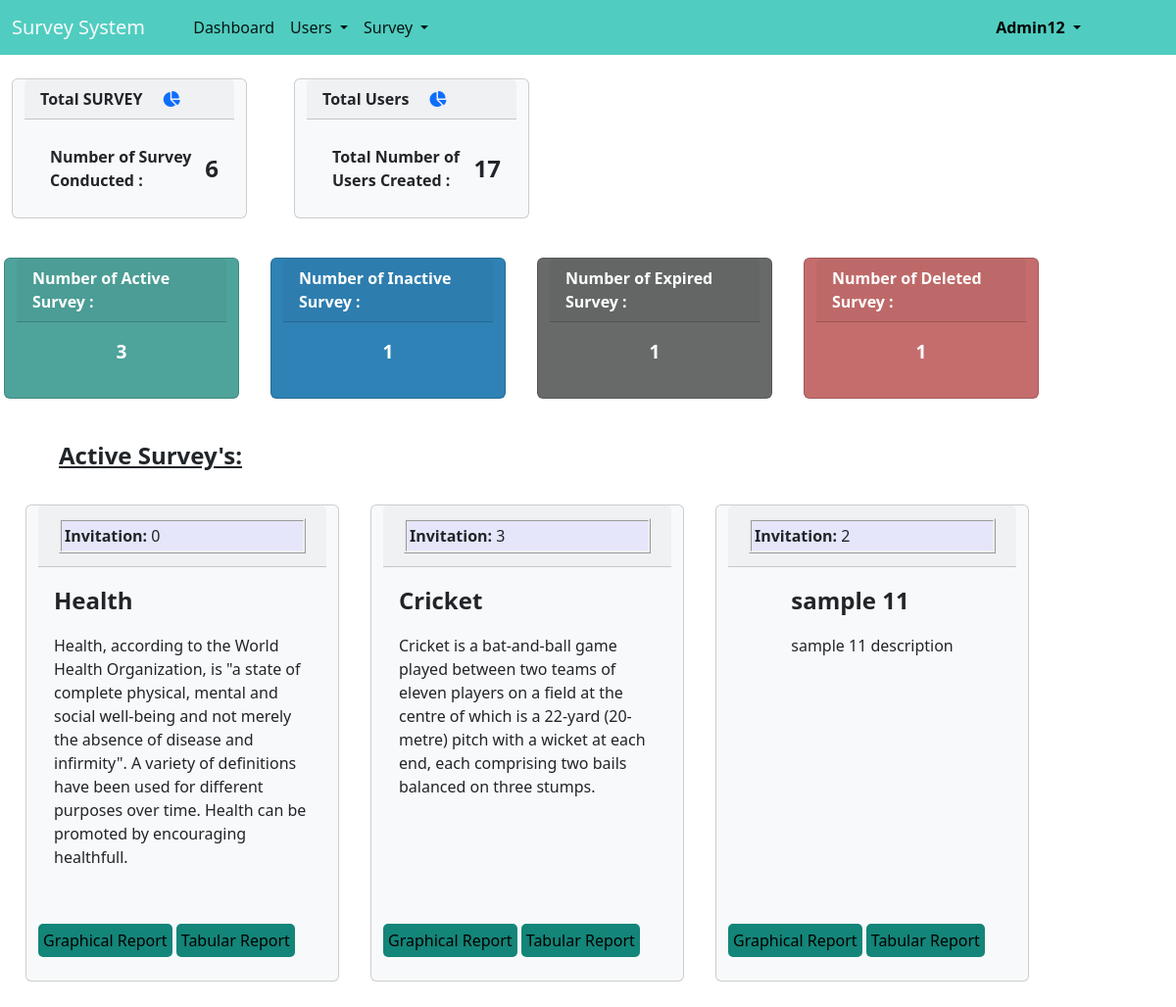
Screenshot of /dashboard.php (signed in) with the database file from the repository.
### tables this page shows
CREATE TABLE `survey` (
  `Survey_id` int(10) NOT NULL,
  `Survey_title` varchar(20) NOT NULL,
  `Survey_description` longtext NOT NULL,
  `Survey_Category` enum('Education','Sports','Health','Academics','Finance','Not Defined') NOT NULL DEFAULT 'Not Defined',
  `Survey_Created_By` varchar(20) NOT NULL,
  `survey_start_Date` date NOT NULL,
  `survey_end_date` date NOT NULL,
  `survey_created_date` date NOT NULL DEFAULT current_timestamp(),
  `modified_by` int(10) DEFAULT NULL,
  `modified_date` date DEFAULT NULL,
  `survey_status` enum('Active','InActive','Expired','Deleted') NOT NULL
);

### controller/dashboard_controller.php (called while the page is built, shortened)
<?php
class dashboard
{
    public function __construct()
    {
        $db = new db;
        $this->conn = $db->conn;
    }
    public function surveyinfo($user_id)
    {
        if ($_SESSION['user_type'] == 'Admin') {
            $result = $this->conn->query("SELECT COUNT(DISTINCT u.user_id) AS 'totaluser', count(survey.`Survey_id`) AS 'total', SUM(survey.survey_status = 'Active') AS 'Activestatus',SUM(survey.survey_status = 'InActive') AS 'inactivestatus',SUM(survey.survey_status = 'Expired') AS 'expiredstatus',SUM(survey.survey_status = 'Deleted') AS 'deletedstatus' FROM users AS u LEFT JOIN survey  on u.user_id =survey.Survey_Created_By");
            return $res = mysqli_fetch_array($result);
        }
    }
    public function active_survey($user_id = null)
    {
        $arr[] = "`survey_status`='Active'";
        $where1 = implode("&&", $arr);
        $result = $this->conn->query("SELECT * FROM `survey` WHERE $where1");
        return $result;
    }
    public function invite_count($survey_id)
    {
        return $result = $this->conn->query("SELECT COUNT(invitation_email) AS num FROM invitation WHERE Survey_id='$survey_id'");
    }
}

### configuration/connection.php (called while the page is built, shortened)
<?php
class db
{
    public function __construct()
    {
        $con = new mysqli(DB_HOST, DB_USER, DB_PASSWORD, DB_DATABASE);
        $this->conn = $con;
    }
}
?>

### dashboard.php (the view, shortened to what this page needs)
<?php
include 'Templets/navbar.php';
include 'configuration/connection.php';
include 'controller/dashboard_controller.php';
$dash = new dashboard;
$res = $dash->surveyinfo($_SESSION['id']);
?>
<div class="row">
    <div class="card totalsurvey bg-light m-4" style="max-width: 15rem;font-weight:bold;">
        <div class="card-header"><b>Total SURVEY </b>
            <a href="../report/totalsurvey.php"><i class="fa-solid fa-chart-pie mx-3" title="Total Survey"></i></a>
        </div>
        <div class="card-body d-flex align-items-center justify-content-center">
            <p style="margin:10px;"> Number of Survey Conducted :</p>
            <p style="font-size: x-large;margin-bottom: inherit;"><b>
                    <?= $res['total']; ?></label>
                </b></p>
        </div>
    </div>
    <?php if ($_SESSION['user_type'] == 'Admin') {
        ?>
        <div class="card totaluser bg-light m-4" style="max-width: 15rem;font-weight: bold;">
            <div class="card-header"><b>Total Users </b>
                <a href="../report/totaluser.php"><i class="fa-solid fa-chart-pie mx-3" title="Total Users"></i></a>
            </div>
            <div class="card-body d-flex align-items-center justify-content-center">
                <p style="margin:10px;"> Total Number of Users Created :</p>
                <p style="font-size: x-large;margin-bottom: inherit;"><b>
                        <?= $res['totaluser']; ?></label>
                    </b></p>
            </div>
        </div>
        <?php
    }
    ?>
</div>
<div class="row">
    <div class="card activesurvey mb-3 m-3 text-white " style="max-width: 15rem;">
        <div class="card-header"><b>Number of Active Survey :</b></div>
        <div class="card-body d-flex align-items-center justify-content-center">
            <p style="text-align:center ; font-size: larger;"><b>
                    <?= $res['Activestatus']; ?></label>
                </b></p>
        </div>
    </div>
    <div class="card inactivesurvey mb-3 m-3 text-white" style="max-width: 15rem;">
        <div class="card-header"><b>Number of Inactive Survey :</b></div>
        <div class="card-body d-flex align-items-center justify-content-center">
            <p style="text-align:center ; font-size: larger;"><b>
                    <?= $res['inactivestatus']; ?></label>
                </b></p>
        </div>
    </div>
    <div class="card expiredsurvey mb-3 m-3 text-white" style="max-width: 15rem;">
        <div class="card-header"><b>Number of Expired Survey :</b></div>
        <div class="card-body d-flex align-items-center justify-content-center">
            <p style="text-align:center ; font-size: larger;"><b><?= $res['expiredstatus']; ?></label></b></p>
        </div>
    </div>
    <div class="card deletedsurvey mb-3 m-3 text-white" style="max-width: 15rem;">
        <div class="card-header"><b>Number of Deleted Survey :</b></div>
        <div class="card-body d-flex align-items-center justify-content-center">
            <p style="text-align:center ; font-size: larger;"><b>
                    <?= $res['deletedstatus']; ?></label>
                </b></p>
        </div>
    </div>
</div>
<p style="font-weight:bolder;font-size:x-large;margin-left:5%;"><u>Active Survey's:</u></p>
<div class="row" style="margin:10px;">
    <?php
    $result = $dash->active_survey($_SESSION['id']);
    if (mysqli_num_rows($result) > 0) {
        while ($arr = mysqli_fetch_assoc($result)):
            $inviteresult = $dash->invite_count($arr['Survey_id']);
            while ($res = mysqli_fetch_assoc($inviteresult)):
                ?>
                <div class="card bg-light  m-3" style="max-width: 20rem;;">
                    <div class="card-header">
                        <div style="border:ridge;margin:5px;padding:3px; background-color: lavender;">
                            <b> Invitation: </b>
                            <?=@$res['num']; ?>
                        </div>
                    </div>
                    <div class="card-body d-flex  justify-content-center">
                        <div>
                            <p style="font-size:1.5em ;"><b><?=@$arr['Survey_title']; ?></b></p>
                            <p>
                                <?=@$arr['Survey_description']; ?>
                            </p>
                            <br>
                        </div>
                    </div>
                    <div style="margin-bottom: inherit;">
                        <a href="../report/graph.php?sid=<?= $arr['Survey_id'] ?>"><button title="View Tabular Report"
                                class="viewbtn mb-2">Graphical Report</button></a>
                        <a href="../report/view_report.php?sid=<?= $arr['Survey_id'] ?>"><button title="View Tabular Report"
                                class="tabbtn">Tabular Report</button></a>
                    </div>
                </div>
                <?php
            endwhile;
        endwhile;
    } else {
        echo "<div class='alert alert-warning' role='alert'>
    <b>No Active Survey!!</b>
  </div>";
    }
    ?>
</div>

### css/style.css (style rules this page uses)
.viewbtn { border-width: 0px; bottom: 10px; right: 10px; padding: 5px; border-radius: 5px; background-color: #138579; }
.tabbtn { border-width: 0px; right: 10px; padding: 5px; border-radius: 5px; background-color: #138579; }
.totaluser { background-color: #90d1edb5 !important; }
.activesurvey { background-color: #138579bf !important; }
.inactivesurvey { background-color: #2f82b5 !important; }
.expiredsurvey { background-color: #686a6a !important; }
.deletedsurvey { background-color: #c56d6d !important; }

### rows the page displays
survey: num "0", Survey_title "Health", Survey_description "Health, according to the World Health Organization, is \"a state of complete physical, mental and social well-being and not merely the absence of disease and infirmity\". A variety of definitions have been used for different purposes over time. Health can be promoted by encouraging healthfull."
survey: num "3", Survey_title "Cricket", Survey_description "Cricket is a bat-and-ball game played between two teams of eleven players on a field at the centre of which is a 22-yard (20-metre) pitch with a wicket at each end, each comprising two bails balanced on three stumps."
survey: num "2", Survey_title "sample 11", Survey_description "sample 11 description"

### other values shown
$_SESSION['user_name'] "Admin12"
$res['total'] "6"
$res['totaluser'] "17"
$res['Activestatus'] "3"
$res['inactivestatus'] "1"
$res['expiredstatus'] "1"
$res['deletedstatus'] "1"
